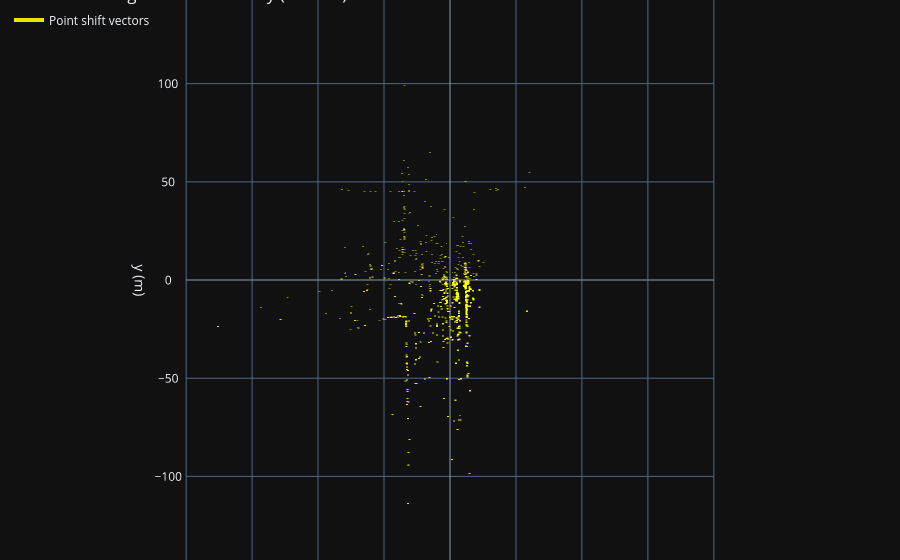

The cell this chart's notebook holds for it:
### Code cell
# Raw vs aligned in one plot + shift vectors (2 plots)

rng = np.random.default_rng(0)

def _sample_idx(n, max_points=120_000):
    if n <= max_points:
        return np.arange(n)
    return rng.choice(n, size=max_points, replace=False)

# ---------- Figure 1: dense point-cloud overlay ----------
raw_idx = _sample_idx(raw_lidar.points.shape[0], max_points=100_000)
aligned_idx = _sample_idx(aligned_lidar.points.shape[0], max_points=100_000)

viz_shift = Viz3D()

viz_shift.fig.add_trace(
    go.Scatter3d(
        x=raw_lidar.points[raw_idx, 0],
        y=raw_lidar.points[raw_idx, 1],
        z=raw_lidar.points[raw_idx, 2],
        mode="markers",
        name="Raw LiDAR",
        marker=dict(size=1, color="red", opacity=0.30),
    )
)

viz_shift.fig.add_trace(
    go.Scatter3d(
        x=aligned_lidar.points[aligned_idx, 0],
        y=aligned_lidar.points[aligned_idx, 1],
        z=aligned_lidar.points[aligned_idx, 2],
        mode="markers",
        name="Motion-compensated LiDAR",
        marker=dict(size=1, color="deepskyblue", opacity=0.65),
    )
)

viz_shift.fig.update_layout(
    title="Un-skewing: raw (red) vs motion-compensated (blue)",
    scene=dict(
        aspectmode="data",
        xaxis=dict(title="x (m)", range=[-200, 200]),
        yaxis=dict(title="y (m)", range=[-200, 200]),
        zaxis=dict(title="z (m)", range=[-5, 5]),
        camera=dict(
            projection=dict(type="orthographic"),
            eye=dict(x=0.0, y=0.0, z=2.8),
            up=dict(x=0.0, y=1.0, z=0.0),
        ),
    ),
    legend=dict(x=0.01, y=0.99),
)

print("####")
viz_shift.fig.show()
print("####")


# ---------- Figure 2: vectors only, differences between raw and aligned LiDAR points ----------
SHOW_VECTOR_FIG = True
if SHOW_VECTOR_FIG:
    k = min(1200, raw_lidar.points.shape[0], aligned_lidar.points.shape[0])  # small for clarity
    idx_line = rng.choice(min(raw_lidar.points.shape[0], aligned_lidar.points.shape[0]), size=k, replace=False)

    x_line = np.stack(
        [raw_lidar.points[idx_line, 0], aligned_lidar.points[idx_line, 0], np.full(k, np.nan)],
        axis=1,
    ).reshape(-1)
    y_line = np.stack(
        [raw_lidar.points[idx_line, 1], aligned_lidar.points[idx_line, 1], np.full(k, np.nan)],
        axis=1,
    ).reshape(-1)
    z_line = np.stack(
        [raw_lidar.points[idx_line, 2], aligned_lidar.points[idx_line, 2], np.full(k, np.nan)],
        axis=1,
    ).reshape(-1)

    viz_vec = Viz3D()
    viz_vec.fig.add_trace(
        go.Scatter3d(
            x=x_line,
            y=y_line,
            z=z_line,
            mode="lines",
            name="Point shift vectors",
            line=dict(color="yellow", width=4),
            opacity=0.9,
        )
    )
    viz_vec.fig.update_layout(
        title=f"Un-skewing shift vectors only (k={k})",
        scene=dict(
            aspectmode="data",
            xaxis=dict(title="x (m)", range=[-200, 200]),
            yaxis=dict(title="y (m)", range=[-200, 200]),
            zaxis=dict(title="z (m)", range=[-5, 5]),
            camera=dict(
                projection=dict(type="orthographic"),
                eye=dict(x=0.0, y=0.0, z=2.8),
                up=dict(x=0.0, y=1.0, z=0.0),
            ),
        ),
    )


viz_vec.fig.show()

### Figure 1 — Plotly figure (JSON) as saved in the notebook; plotly's stock layout.template omitted (floating-point values rounded to 4 significant figures; data arrays with more than 128 entries replaced by an {"elided": "..."} marker saying what was removed)
{"data": [{"line": {"color": "yellow", "width": 4}, "mode": "lines", "name": "Point shift vectors", "opacity": 0.9, "type": "scatter3d", "x": {"elided": "3600 float values"}, "y": {"elided": "3600 float values"}, "z": {"elided": "3600 float values"}}], "layout": {"legend": {"x": 0.01, "xanchor": "left", "y": 0.99, "yanchor": "top"}, "margin": {"b": 0, "l": 0, "r": 0, "t": 0}, "scene": {"aspectmode": "data", "camera": {"eye": {"x": 0, "y": 0, "z": 2.8}, "projection": {"type": "orthographic"}, "up": {"x": 0, "y": 1, "z": 0}}, "xaxis": {"range": [-200, 200], "title": {"text": "x (m)"}}, "yaxis": {"range": [-200, 200], "title": {"text": "y (m)"}}, "zaxis": {"range": [-5, 5], "title": {"text": "z (m)"}}}, "showlegend": true, "title": {"text": "Un-skewing shift vectors only (k=1200)"}, "xaxis": {"dtick": 5, "range": [-200, 200]}, "yaxis": {"dtick": 5, "range": [-100, 100]}}}
